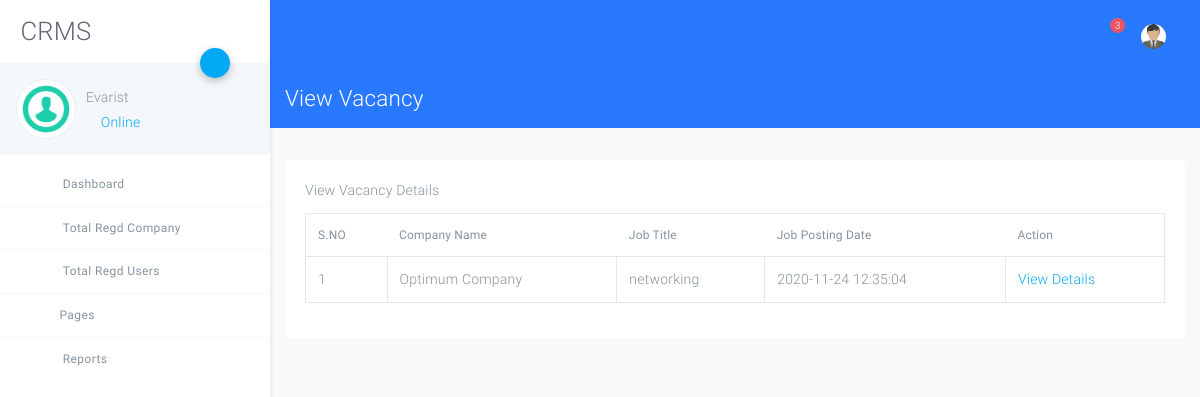
/admin/view-vacancy-details.php?viewid=7 (signed in), run on the app's committed database.
### tables this page shows
CREATE TABLE `tblvacancy` (
  `ID` int(10) NOT NULL,
  `CompanyID` int(10) DEFAULT NULL,
  `JobTitle` varchar(200) DEFAULT NULL,
  `MonthlySalary` varchar(120) DEFAULT NULL,
  `JobDescriptions` mediumtext DEFAULT NULL,
  `NoofOpenings` varchar(50) DEFAULT NULL,
  `JobLocation` varchar(120) DEFAULT NULL,
  `ApplyDate` varchar(120) DEFAULT NULL,
  `LastDate` varchar(120) DEFAULT NULL,
  `JobpostingDate` datetime DEFAULT current_timestamp()
);

CREATE TABLE `tblcompany` (
  `ID` int(10) NOT NULL,
  `CompanyName` varchar(120) DEFAULT NULL,
  `ContactPerson` varchar(100) DEFAULT NULL,
  `CompanyUrl` varchar(200) DEFAULT NULL,
  `CompanyAddress` mediumtext DEFAULT NULL,
  `MobileNumber` bigint(10) DEFAULT NULL,
  `CompanyEmail` varchar(200) DEFAULT NULL,
  `CompanyLogo` varchar(200) DEFAULT NULL,
  `Password` varchar(120) DEFAULT NULL,
  `CompanyRegdate` timestamp NOT NULL DEFAULT current_timestamp()
);

### admin/view-vacancy-details.php (the view, shortened to what this page needs)
<?php
include('includes/dbconnection.php');
if (strlen($_SESSION['crmsaid']==0)) {
  header('location:logout.php');
  } else{
  ?>
<!DOCTYPE html>
<html lang="zxx">
<head>
    <link rel="stylesheet" href="assets/css/app.css">
</head>
<body class="light">
<div id="app">
<?php include_once('includes/sidebar.php');?>
<?php include_once('includes/header.php');?>
<div class="page has-sidebar-left bg-light height-full">
    <header class="blue accent-3 relative nav-sticky">
        <div class="container-fluid text-white">
            <div class="row">
                <div class="col">
                    <h3 class="my-3">
                        View Vacancy
                    </h3>
                </div>
            </div>
        </div>
    </header>
    <div class="container-fluid my-3">
        <div class="row">
            <div class="col-md-12">
                <div class="card my-3 no-b">
                    <div class="card-body">
                        <div class="card-title">View Vacancy Details</div>
                        <table class="table table-bordered table-hover data-tables"
                               data-options='{ "paging": false; "searching":false}'>
                            <thead>
                             <tr>
                  <th>S.NO</th>
            <th>Company Name</th>
                  <th>Job Title</th>
                    <th>Job Posting Date</th>
                   <th>Action</th>
                </tr>
                            </thead>
                            <tbody>
                                <?php
                               $vid=$_GET['viewid'];
$ret=mysqli_query($con,"select tblcompany.ID as cid,tblcompany.CompanyName,tblvacancy.ID,tblvacancy.JobTitle,tblvacancy.JobpostingDate from tblcompany join  tblvacancy on tblcompany.ID=tblvacancy.CompanyID where CompanyID='$vid'");
$cnt=1;
while ($row=mysqli_fetch_array($ret)) {
?>
                           <tr>
                  <td><?php echo $cnt;?></td>
               <td><?php  echo $row['CompanyName'];?></td>
                  <td><?php  echo $row['JobTitle'];?></td>
                  <td><?php  echo $row['JobpostingDate'];?></td>
                  <td><a href="view-singlevacancy.php?viewid=<?php echo $row['ID'];?>">View Details</a></td>
                </tr>
                <?php
$cnt=$cnt+1;
}?>
                            </tbody>
                        </table>
                    </div>
                </div>
            </div>
        </div>
    </div>
</div>
</div>
</body>
</html>
<?php }  ?>

### admin/includes/sidebar.php (shortened to what this page needs)
<?php
include('includes/dbconnection.php');
  ?>
<aside class="main-sidebar fixed offcanvas shadow">
    <section class="sidebar">
        <div class="w-80px mt-3 mb-3 ml-3">
 <h2 align="center"> CRMS</h2>
        </div>
        <div class="relative">
            <a data-toggle="collapse" href="#userSettingsCollapse" role="button" aria-expanded="false"
               aria-controls="userSettingsCollapse" class="btn-fab btn-fab-sm fab-right fab-top btn-primary shadow1 ">
                <i class="icon icon-cogs"></i>
            </a>
            <div class="user-panel p-3 light mb-2">
                <div>
                    <div class="float-left image">
                        <img class="user_avatar" src="assets/img/dummy/image.png" alt="User Image">
                    </div>
                    <div class="float-left info">
                        <?php
$aid=$_SESSION['crmsaid'];
$ret=mysqli_query($con,"select AdminName from tbladmin where ID='$aid'");
$row=mysqli_fetch_array($ret);
$name=$row['AdminName'];
?>
                        <h6 class="font-weight-light mt-2 mb-1"><?php echo $name; ?></h6>
                        <a href="#"><i class="icon-circle text-primary blink"></i> Online</a>
                    </div>
                </div>
                <div class="clearfix"></div>
            </div>
        </div>
        <ul class="sidebar-menu">
            <li class="treeview"><a href="dashboard.php">
                <i class="icon icon-sailing-boat-water purple-text s-18"></i> <span>Dashboard</span>
            </a>
            </li>
            <li class="treeview"><a href="total-regcompany.php">
                <i class="icon icon icon-package blue-text s-18"></i> <span>Total Regd Company</span>
            </a>
            </li>
            <li class="treeview"><a href="total-regusers.php">
                <i class="icon icon-account_box light-green-text s-18"></i> <span>Total Regd Users</span>
            </a>
            </li>
            <li class="treeview"><a href="#"><i class="icon icon-documents3 text-blue s-18"></i>Pages<i
                    class="icon icon-angle-left s-18 pull-right"></i></a>
            </li>
            <li class="treeview no-b"><a href="#">
                <i class="icon icon-package light-green-text s-18"></i>
                <span>Reports</span>
            </a>
            </li>
        </ul>
    </section>
</aside>

### data on the page
tblvacancy: CompanyID.CompanyName "Optimum Company", JobTitle "networking", JobpostingDate "2020-11-24 12:35:04"

### other printed values
$name "Evarist"
$count "3"
